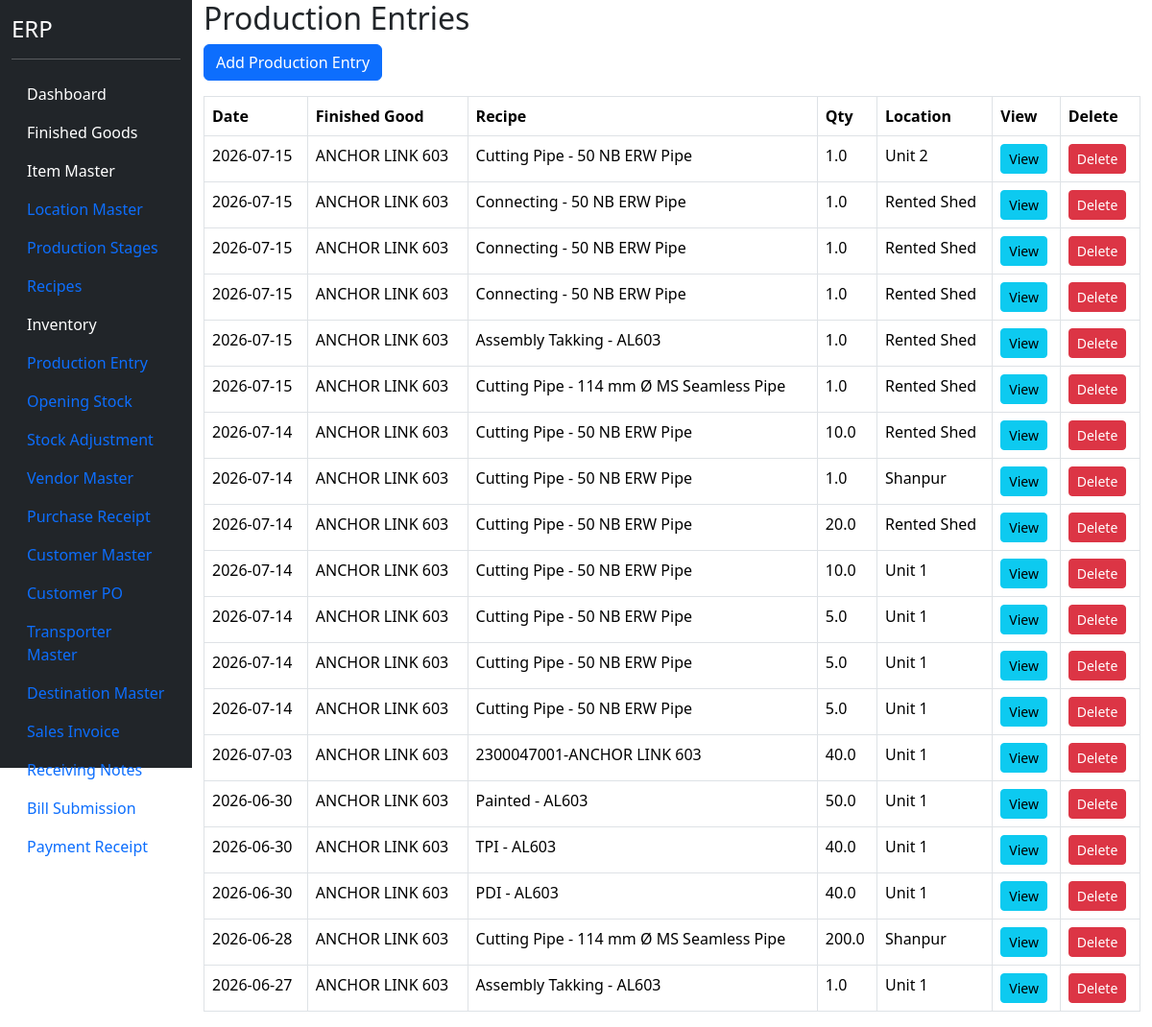
Before: /production (signed in) with the older database file.
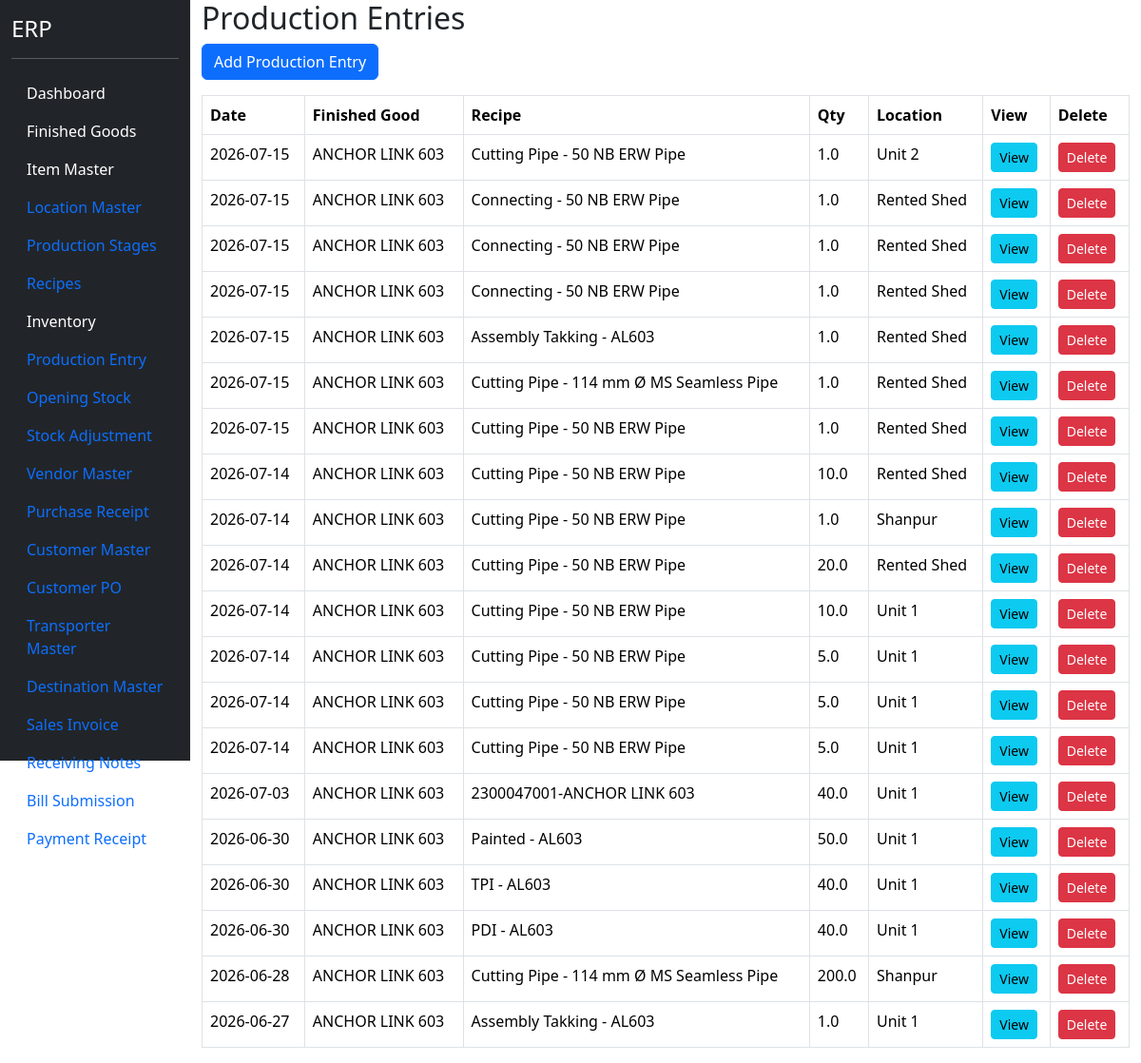
After: the same page with the newer database file.
### models.py (models this page shows)
class ProductionEntry(db.Model):
    __tablename__ = "production_entry"
    id = db.Column(
        db.Integer,
        primary_key=True
    )
    production_date = db.Column(
        db.Date,
        nullable=False
    )
    recipe_id = db.Column(
        db.Integer,
        db.ForeignKey("recipe_header.id"),
        nullable=False
    )
    production_qty = db.Column(
        db.Float,
        nullable=False
    )
    location_id = db.Column(
        db.Integer,
        db.ForeignKey("location_master.id"),
        nullable=False
    )
    remarks = db.Column(
        db.String(500)
    )
    recipe = db.relationship(
        "RecipeHeader"
    )
    location = db.relationship(
        "LocationMaster"
    )
    details = db.relationship(
    "ProductionEntryDetail",
    backref="production_entry",
    cascade="all, delete-orphan"
    )

class FinishedGood(db.Model):
    __tablename__ = "finished_goods"
    id = db.Column(db.Integer, primary_key=True)
    fg_code = db.Column(
        db.String(50),
        unique=True,
        nullable=False
    )
    fg_name = db.Column(
        db.String(200),
        nullable=False
    )
    pl_number = db.Column(
        db.String(100),
        nullable=True
    )
    uvam_reference = db.Column(
        db.String(500),
        nullable=True
    )
    items = db.relationship(
    "ItemMaster",
    backref="finished_good",
    lazy=True
    )
    active = db.Column(
        db.Boolean,
        default=True
    )

class RecipeHeader(db.Model):
    __tablename__ = "recipe_header"
    id = db.Column(
        db.Integer,
        primary_key=True
    )
    output_item_id = db.Column(
        db.Integer,
        db.ForeignKey("item_master.id"),
        nullable=False
    )
    output_qty = db.Column(
        db.Float,
        nullable=False,
        default=1
    )
    recipe_name = db.Column(
        db.String(200)
    )
    production_stage_id = db.Column(
        db.Integer,
        db.ForeignKey(
            "production_stage_master.id"
        )
    )
    active = db.Column(
        db.Boolean,
        default=True
    )
    output_item = db.relationship(
        "ItemMaster"
    )
    production_stage = db.relationship(
        "ProductionStageMaster"
    )
    inputs = db.relationship(
    "RecipeInput",
    backref="recipe",
    cascade="all, delete-orphan"
    )
    byproducts = db.relationship(
    "RecipeByProduct",
    backref="recipe",
    cascade="all, delete-orphan"
    )

class LocationMaster(db.Model):
    __tablename__ = "location_master"
    id = db.Column(
        db.Integer,
        primary_key=True
    )
    location_code = db.Column(
        db.String(20),
        unique=True,
        nullable=False
    )
    location_name = db.Column(
        db.String(100),
        nullable=False
    )
    active = db.Column(
        db.Boolean,
        default=True
    )

### blueprints/masters/routes.py (the view)
@masters_bp.route("/production")
@login_required
def production():
    production_list = ProductionEntry.query.order_by(
        ProductionEntry.production_date.desc()
    ).all()
    return render_template(
        "production.html",
        production_list=production_list
    )

### app.py (called while the page is built)
@login_manager.user_loader
def load_user(user_id):
    return User.query.get(int(user_id))

### templates/production.html (shortened to what this page needs)
{% extends "base.html" %}
{% block content %}
<h2>
</h2>
<a
    href="/production/add"
    class="btn btn-primary mb-3">
    Add Production Entry
</a>
<table class="table table-bordered">
    <thead>
        <tr>
            <th>Date</th>
            <th>Finished Good</th>
            <th>Recipe</th>
            <th>Qty</th>
            <th>Location</th>
            <th>View</th>
            <th>Delete</th>
        </tr>
    </thead>
    <tbody>
    {% for row in production_list %}
        <tr>
            <td>
                {{ row.production_date }}
            </td>
             <td>
                {{ row.recipe.output_item.finished_good.fg_name }}
            </td>
            <td>
                {{ row.recipe.recipe_name }}
            </td>
            <td>
                {{ row.production_qty }}
            </td>
            <td>
                {{ row.location.location_name }}
            </td>
            <td>
                <a
                    href="/production/view/{{ row.id }}"
                    class="btn btn-info btn-sm">
                    View
                </a>
            </td>
            <td>
                <button
                    type="button"
                    class="btn btn-danger btn-sm delete-btn"
                    data-id="{{ row.id }}">
                    Delete
                </button>
            </td>
        </tr>
    {% endfor %}
    </tbody>
</table>
{% endblock %}

### templates/base.html (shortened to what this page needs)
<!DOCTYPE html>
<html>
<head>
<link href="https://cdn.jsdelivr.net/npm/bootstrap@5.3.3/dist/css/bootstrap.min.css" rel="stylesheet">
<link href="https://cdn.jsdelivr.net/npm/select2@4.1.0-rc.0/dist/css/select2.min.css" rel="stylesheet" />
<link href="https://cdn.jsdelivr.net/npm/tom-select/dist/css/tom-select.bootstrap5.min.css" rel="stylesheet">
<link rel="stylesheet"
href="https://cdn.datatables.net/1.13.8/css/jquery.dataTables.min.css">
<link rel="stylesheet"
href="https://cdn.datatables.net/buttons/2.4.2/css/buttons.dataTables.min.css">
<link rel="stylesheet"
href="https://cdn.datatables.net/fixedheader/3.4.0/css/fixedHeader.dataTables.min.css">
<link rel="stylesheet"
href="https://cdn.datatables.net/fixedcolumns/4.3.0/css/fixedColumns.dataTables.min.css">
</head>
<body>
<div class="container-fluid">
<div class="row">
<div class="col-2 bg-dark text-white vh-100">
<h4 class="mt-3">ERP</h4>
<hr>
<ul class="nav flex-column">
<li class="nav-item">
<a class="nav-link text-white"
href="/dashboard">
Dashboard
</a>
</li>
<li class="nav-item">
<a class="nav-link text-white"
href="/finished-goods">
Finished Goods
</a>
</li>
<li class="nav-item">
    <a class="nav-link text-white"
       href="/items">
       Item Master
    </a>
</li>
<li class="nav-item">
    <a class="nav-link" href="/locations">
        Location Master
    </a>
</li>
<li class="nav-item">
    <a href="/production-stages"
       class="nav-link">
        Production Stages
    </a>
</li>
<li class="nav-item">
    <a href="/recipes"
       class="nav-link">
        Recipes
    </a>
</li>
<li class="nav-item">
    <a href="/inventory"
       class="nav-link text-white">
        Inventory
    </a>
</li>
<li class="nav-item">
    <a href="/production"
       class="nav-link">
        Production Entry
    </a>
</li>
<li class="nav-item">
    <a href="/opening-stock"
       class="nav-link">
        Opening Stock
    </a>
</li>
<li class="nav-item">
    <a href="/stock-adjustment"
       class="nav-link">
        Stock Adjustment
    </a>
</li>
<li class="nav-item">
    <a href="/vendors"
       class="nav-link">
        Vendor Master
    </a>
</li>
<li class="nav-item">
    <a href="/purchase-receipt"
       class="nav-link">
        Purchase Receipt
    </a>
</li>
<li class="nav-item">
<a
class="nav-link"
href="/customers">
Customer Master
</a>
</li>
<li class="nav-item">
<a
class="nav-link"
href="/customer-po">
Customer PO
</a>
</li>
<li class="nav-item">
<a
class="nav-link"
href="/transporter">
Transporter Master
</a>
</li>
<li class="nav-item">
<a
class="nav-link"
href="/destination">
Destination Master
</a>
</li>
<li class="nav-item">
<a
class="nav-link"
href="/sales-invoice">
Sales Invoice
</a>
</li>
<li>
    <a
        class="nav-link"
        href="/receiving-note">
        Receiving Notes
    </a>
</li>
<li>
    <a
        class="nav-link"
        href="/bill-submission">
        Bill Submission
    </a>
</li>
<li class="nav-item">
<a
class="nav-link"
href="{{ url_for('masters.payment') }}">
Payment Receipt
</a>
</li>
<li class="nav-item">
<a class="nav-link text-white"
href="/logout">
</a>
</li>
</ul>
</div>
<div class="col-10">
<link
rel="stylesheet"
href="https://cdn.datatables.net/1.13.8/css/jquery.dataTables.min.css">
{% block content %}
{% endblock %}
</div>
</div>
</div>
</body>
</html>

Changed rows visible on the page:
added ProductionEntry: production_date "2026-07-15", recipe.output_item.finished_good.fg_name "ANCHOR LINK 603", recipe.recipe_name "Cutting Pipe - 50 NB ERW Pipe", production_qty "1.0", location.location_name "Rented Shed"
